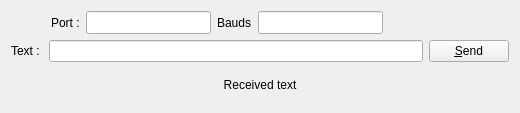
<?xml version="1.0" encoding="UTF-8"?>
<ui version="4.0">
 <class>ttyBasic</class>
 <widget class="QWidget" name="ttyBasic">
  <property name="geometry">
   <rect>
    <x>0</x>
    <y>0</y>
    <width>520</width>
    <height>113</height>
   </rect>
  </property>
  <property name="windowTitle">
   <string>Form</string>
  </property>
  <layout class="QVBoxLayout" name="verticalLayout">
   <item>
    <layout class="QHBoxLayout" name="horizontalLayout_4">
     <item>
      <layout class="QHBoxLayout" name="horizontalLayout_2">
       <item>
        <spacer name="horizontalSpacer_2">
         <property name="orientation">
          <enum>Qt::Horizontal</enum>
         </property>
         <property name="sizeHint" stdset="0">
          <size>
           <width>40</width>
           <height>20</height>
          </size>
         </property>
        </spacer>
       </item>
       <item>
        <layout class="QHBoxLayout" name="horizontalLayout_3">
         <item>
          <widget class="QLabel" name="label_3">
           <property name="text">
            <string>Port :</string>
           </property>
          </widget>
         </item>
         <item>
          <widget class="QLineEdit" name="lineEditPort">
           <property name="font">
            <font>
             <family>Verdana</family>
            </font>
           </property>
           <property name="alignment">
            <set>Qt::AlignCenter</set>
           </property>
          </widget>
         </item>
        </layout>
       </item>
       <item>
        <widget class="QLabel" name="label_2">
         <property name="text">
          <string>Bauds</string>
         </property>
        </widget>
       </item>
       <item>
        <widget class="QLineEdit" name="lineEditBauds">
         <property name="font">
          <font>
           <family>Verdana</family>
          </font>
         </property>
         <property name="inputMask">
          <string>000000; </string>
         </property>
         <property name="text">
          <string/>
         </property>
         <property name="alignment">
          <set>Qt::AlignCenter</set>
         </property>
        </widget>
       </item>
      </layout>
     </item>
     <item>
      <spacer name="horizontalSpacer">
       <property name="orientation">
        <enum>Qt::Horizontal</enum>
       </property>
       <property name="sizeHint" stdset="0">
        <size>
         <width>40</width>
         <height>20</height>
        </size>
       </property>
      </spacer>
     </item>
    </layout>
   </item>
   <item>
    <layout class="QHBoxLayout" name="horizontalLayout">
     <item>
      <widget class="QLabel" name="label">
       <property name="text">
        <string>Text : </string>
       </property>
      </widget>
     </item>
     <item>
      <widget class="QLineEdit" name="lineEdit"/>
     </item>
     <item>
      <widget class="QPushButton" name="btSend">
       <property name="text">
        <string>&amp;Send</string>
       </property>
      </widget>
     </item>
    </layout>
   </item>
   <item>
    <widget class="QLabel" name="lbRcvTxt">
     <property name="text">
      <string>Received text</string>
     </property>
     <property name="alignment">
      <set>Qt::AlignCenter</set>
     </property>
    </widget>
   </item>
  </layout>
 </widget>
 <resources/>
 <connections/>
</ui>
